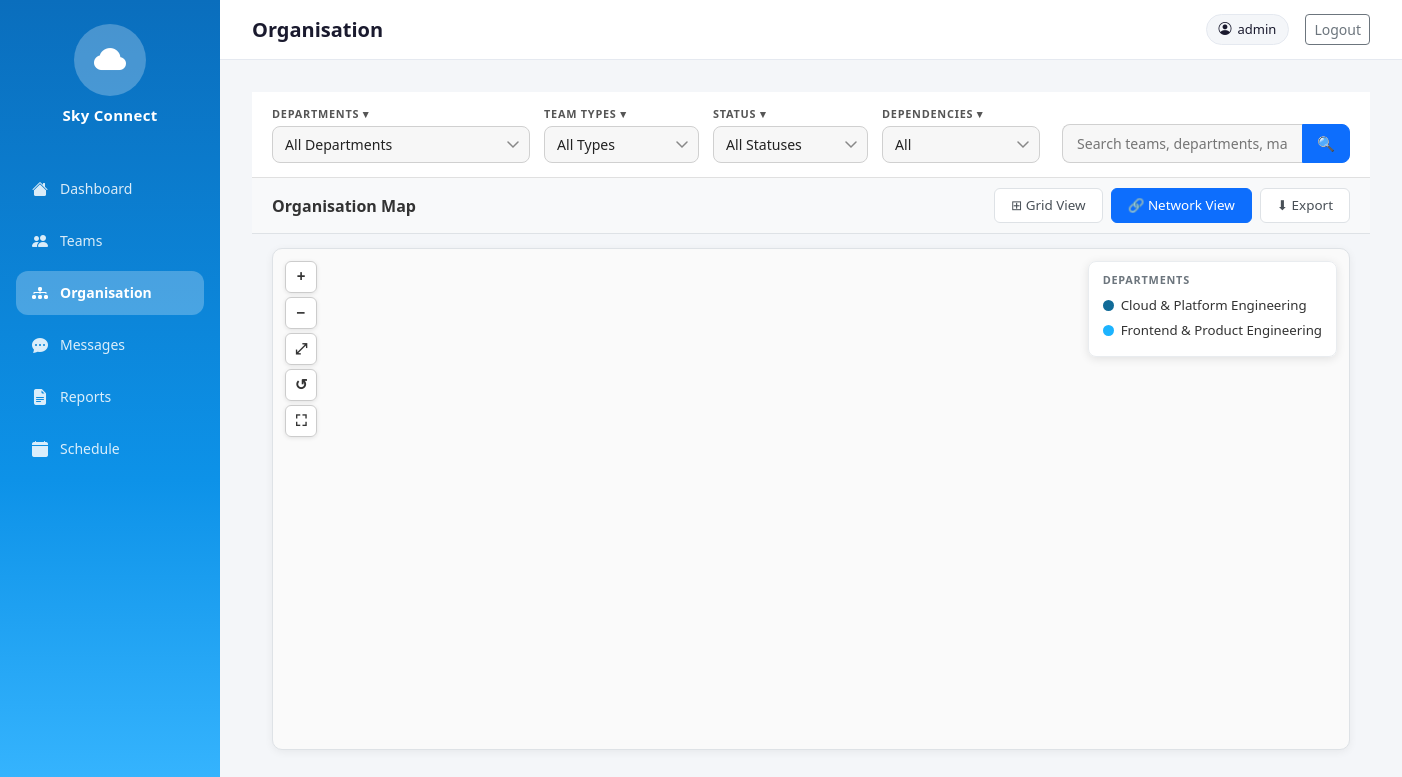
Before: /organisation/ (signed in) with the older database file.
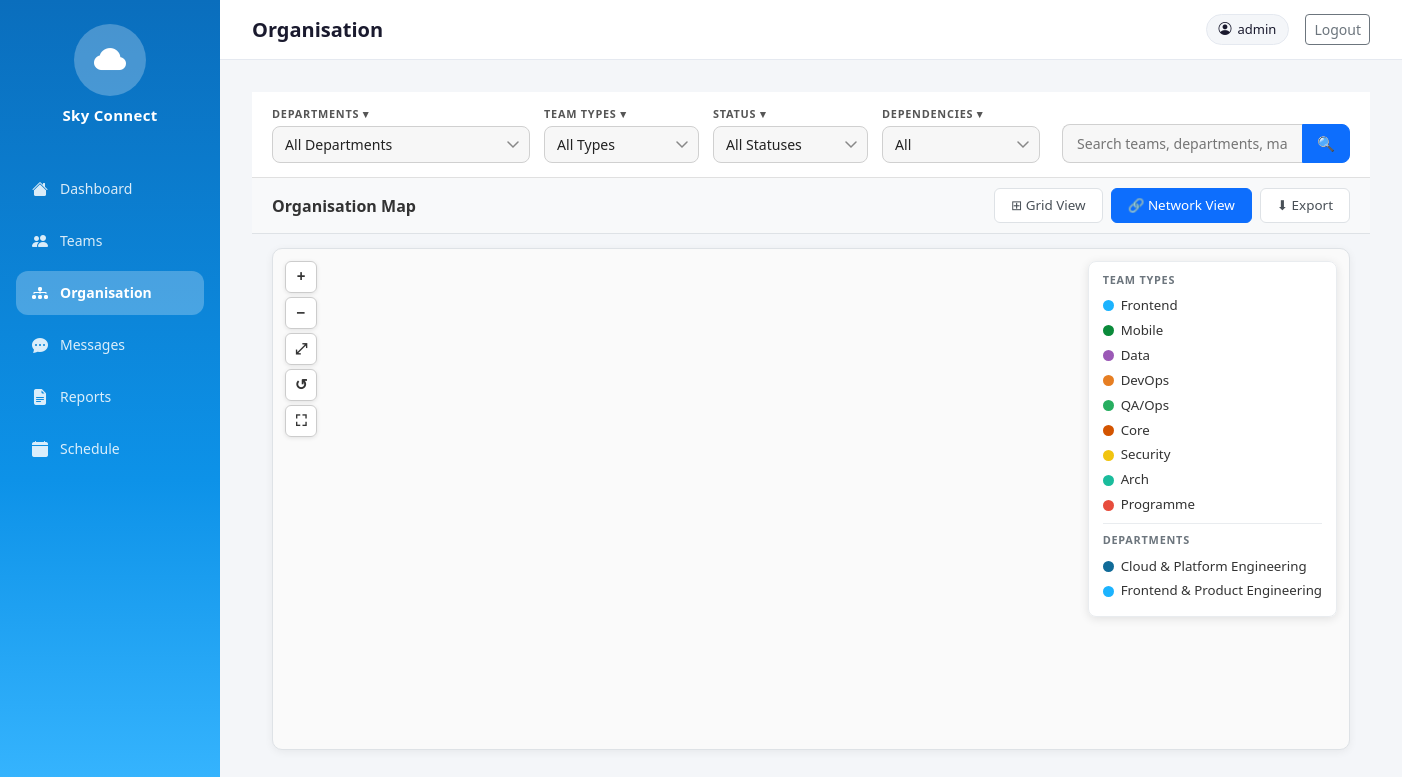
After: the same page with the newer database file.
### teams/models.py (models this page shows, shortened)
class Department(models.Model):
    name = models.CharField(max_length=200)
    description = models.TextField(blank=True)
    leader = models.CharField(max_length=200, blank=True)

### organisation/models.py (models this page shows, shortened)
class TeamType(models.Model):
    name  = models.CharField(max_length=100)
    color = models.CharField(max_length=7, default='#1CB3FE',
                             help_text='Hex colour e.g. #1CB3FE')

### organisation/views.py (the view)
# urls.py: path('', views.organisation_view, name='organisation'),
@login_required
def organisation_view(request):
    departments = Department.objects.all()
    team_types  = TeamType.objects.all()
    dept_color_map = _dept_color_map()
    type_map       = _type_assignment_map()
    dept_legend = [(d, dept_color_map.get(d.id, '#1CB3FE')) for d in departments]
    type_legend = list(team_types)
    dept_id    = request.GET.get('department', '')
    type_id    = request.GET.get('team_type', '')
    status_val = request.GET.get('status', '')
    search     = request.GET.get('search', '').strip()
    view_mode  = request.GET.get('view', 'network')
    teams = Team.objects.select_related('department').all()
    if dept_id:
        teams = teams.filter(department__id=dept_id)
    if status_val:
        teams = teams.filter(status=status_val)
    if type_id:
        assigned_ids = TeamTypeAssignment.objects.filter(
            team_type__id=type_id).values_list('team_id', flat=True)
        teams = teams.filter(id__in=assigned_ids)
    if search:
        teams = (
            teams.filter(name__icontains=search) |
            teams.filter(department__name__icontains=search) |
            teams.filter(manager__icontains=search)
        ).distinct()
    nodes, edges = _build_graph(teams, dept_color_map, type_map)
    teams_with_meta = []
    for team in teams:
        color, type_name = _team_color(team, dept_color_map, type_map)
        upstream_deps   = Dependency.objects.filter(from_team=team, dependency_type='upstream').select_related('to_team')
        downstream_deps = Dependency.objects.filter(from_team=team, dependency_type='downstream').select_related('to_team')
        teams_with_meta.append({
            'team':             team,
            'color':            color,
            'type_name':        type_name,
            'upstream_count':   upstream_deps.count(),
            'downstream_count': downstream_deps.count(),
            'upstream_teams':   [d.to_team for d in upstream_deps],
            'downstream_teams': [d.to_team for d in downstream_deps],
        })
    selected_dept = None
    if dept_id:
        try:
            selected_dept = Department.objects.get(id=dept_id)
            selected_dept.team_count_val = Team.objects.filter(department=selected_dept).count()
        except Department.DoesNotExist:
            pass
    context = {
        'departments':     departments,
        'team_types':      team_types,
        'dept_legend':     dept_legend,
        'type_legend':     type_legend,
        'status_choices':  Team.STATUS_CHOICES,
        'teams_with_meta': teams_with_meta,
        'nodes_json':      json.dumps(nodes),
        'edges_json':      json.dumps(edges),
        'dept_id':         dept_id,
        'type_id':         type_id,
        'status_val':      status_val,
        'search':          search,
        'view_mode':       view_mode,
        'selected_dept':   selected_dept,
    }
    return render(request, 'Organisation.html', context)

### organisation/views.py (called while the page is built)
def _dept_color_map():
    depts = list(Department.objects.all())
    return {d.id: DEPT_COLORS[i % len(DEPT_COLORS)] for i, d in enumerate(depts)}

def _type_assignment_map():
    return {
        a.team_id: a.team_type
        for a in TeamTypeAssignment.objects.select_related('team_type').all()
        if a.team_type
    }

def _team_color(team, dept_color_map, type_map):
    tt = type_map.get(team.id)
    if tt:
        return tt.color, tt.name
    return dept_color_map.get(team.department_id, '#1CB3FE'), None

### organisation/templates/Organisation.html (shortened to what this page needs)
{% extends 'base.html' %}
{% load static %}
{% block page_title %}<h1 class="page-heading">Organisation</h1>{% endblock %}
{% block nav_org %}active{% endblock %}
{% block extra_css %}
<link rel="stylesheet" href="{% static 'css/Organisation.css' %}">
{% endblock %}
{% block content %}
<form method="GET" action="{% url 'organisation' %}" id="filterForm">
    <div class="org-filter-bar">
        <div class="filter-dropdowns">
            <div class="filter-group">
                <label class="filter-label">DEPARTMENTS ▾</label>
                <select name="department" class="filter-select" onchange="this.form.submit()">
                    <option value="">All Departments</option>
                </select>
            </div>
            <div class="filter-group">
                <label class="filter-label">TEAM TYPES ▾</label>
                <select name="team_type" class="filter-select" onchange="this.form.submit()">
                    <option value="">All Types</option>
                </select>
            </div>
            <div class="filter-group">
                <label class="filter-label">STATUS ▾</label>
                <select name="status" class="filter-select" onchange="this.form.submit()">
                    <option value="">All Statuses</option>
                </select>
            </div>
            <div class="filter-group">
                <label class="filter-label">DEPENDENCIES ▾</label>
                <select name="dep_filter" class="filter-select">
                    <option value="">All</option>
                </select>
            </div>
        </div>
        <div class="org-search-wrap">
            <input type="text" name="search" placeholder="Search teams, departments, managers…"
                   class="org-search-input" value="{{ search }}">
            <button type="submit" class="org-search-btn">🔍</button>
        </div>
    </div>
</form>
<div class="org-map-header">
    <span class="org-map-label">Organisation Map</span>
    <div class="org-map-controls">
        <button class="view-btn {% if view_mode == 'grid' %}active{% endif %}"  onclick="switchView('grid', event)">⊞ Grid View</button>
        <button class="view-btn {% if view_mode != 'grid' %}active{% endif %}"  onclick="switchView('network', event)">🔗 Network View</button>
        <button class="ctrl-btn" onclick="exportMap()">⬇ Export</button>
    </div>
</div>
<div id="networkView" class="org-map-wrapper {% if view_mode == 'grid' %}hidden{% endif %}">
    <div class="map-zoom-controls">
        <button class="zoom-btn" onclick="zoomIn()"           title="Zoom in">+</button>
        <button class="zoom-btn" onclick="zoomOut()"          title="Zoom out">−</button>
        <button class="zoom-btn" onclick="fitGraph()"         title="Fit all">⤢</button>
        <button class="zoom-btn" onclick="refreshGraph()"     title="Refresh">↺</button>
        <button class="zoom-btn" onclick="toggleFullscreen()" title="Fullscreen">⛶</button>
    </div>
    <div id="orgChart"></div>
    <div class="legend-box">
        {% if type_legend %}
        <strong class="legend-title">Team Types</strong>
        {% for tt in type_legend %}
        <div class="legend-item">
            <span class="legend-dot" style="background:{{ tt.color }}"></span>
            <span>{{ tt.name }}</span>
        </div>
        {% endfor %}
        <div class="legend-divider"></div>
        {% endif %}
        <strong class="legend-title">Departments</strong>
        {% for dept, color in dept_legend %}
        <div class="legend-item">
            <span class="legend-dot" style="background:{{ color }}"></span>
            <span>{{ dept.name }}</span>
        </div>
        {% endfor %}
    </div>
</div>
{% endblock %}

### templates/base.html (shortened to what this page needs)
{% load static %}
<!DOCTYPE html>
<html lang="en">
<head>
    <link rel="stylesheet" href="https://cdn.jsdelivr.net/npm/bootstrap@5.3.0/dist/css/bootstrap.min.css">
    <link rel="stylesheet" href="https://cdn.jsdelivr.net/npm/bootstrap-icons@1.11.0/font/bootstrap-icons.css">
    <link rel="stylesheet" href="{% static 'css/style.css' %}">
    {% block extra_css %}{% endblock %}
</head>
<body>
<div class="app-wrapper">
    <aside class="sidebar">
        <div class="sidebar-logo">
            <div class="logo-cloud">
                <i class="bi bi-cloud-fill"></i>
            </div>
            <span class="logo-text">Sky Connect</span>
        </div>
        <nav class="sidebar-nav">
            <a href="/dashboard/" class="nav-item {% block nav_dashboard %}{% endblock %}">
                <i class="bi bi-house-fill"></i>
                <span>Dashboard</span>
            </a>
            <a href="/teams/" class="nav-item {% block nav_teams %}{% endblock %}">
                <i class="bi bi-people-fill"></i>
                <span>Teams</span>
            </a>
            <a href="/organisation/" class="nav-item {% block nav_org %}{% endblock %}">
                <i class="bi bi-diagram-3-fill"></i>
                <span>Organisation</span>
            </a>
            <a href="/messages/" class="nav-item {% block nav_messages %}{% endblock %}">
                <i class="bi bi-chat-dots-fill"></i>
                <span>Messages</span>
            </a>
             <a href="/reports/" class="nav-item {% block nav_reports %}{% endblock %}">
                <i class="bi bi-file-earmark-text-fill"></i>
                <span>Reports</span>
            </a>
            <a href="/schedule/" class="nav-item {% block nav_schedule %}{% endblock %}">
                <i class="bi bi-calendar-fill"></i>
                <span>Schedule</span>
            </a>
        </nav>
    </aside>
    <div class="main-area">
        <header class="topbar">
            <div class="topbar-left">
                {% block page_title %}{% endblock %}
            </div>
            <div class="topbar-right">
                {% if user.is_authenticated %}
                    <div class="user-pill">
                        <i class="bi bi-person-circle"></i>
                        <span>{{ user.username }}</span>
                    </div>
                    <a href="/signin/" class="btn btn-sm btn-outline-secondary ms-2">Logout</a>
                {% else %}
                    <a href="/signin/" class="btn btn-sm btn-outline-primary me-2">Login</a>
                    <a href="/signup/" class="btn btn-sm btn-primary">Sign Up</a>
                {% endif %}
            </div>
        </header>
        <main class="page-content">
            {% block content %}{% endblock %}
        </main>
    </div>
</div>
</body>
</html>

### static/css/style.css (style rules this page uses)
:root { --sky-blue: #0072ce; --sky-blue-dark: #005aa0; --sky-blue-light: #3399e0; --sidebar-bg: linear-gradient(180deg, #0a6ebd 0%, #0d92e8 60%, #38b6ff 100%); --sidebar-width: 220px; --topbar-height: 60px; --text-dark: #1a1a2e; --text-muted: #6c757d; --bg-light: #f4f6f9; --card-bg: #ffffff; --border-color: #e5e9f0; --active-badge: #22c55e; --inactive-badge: #94a3b8; --restructuring-badge: #f59e0b; --upstream-color: #3b82f6; --downstream-color: #ec4899; }
* { box-sizing: border-box; margin: 0; padding: 0; }
body { font-family: 'Segoe UI', sans-serif; background: var(--bg-light); color: var(--text-dark); }
.app-wrapper { display: flex; min-height: 100vh; }
.sidebar { width: var(--sidebar-width); background: var(--sidebar-bg); display: flex; flex-direction: column; position: fixed; top: 0; left: 0; height: 100vh; z-index: 100; padding: 1.5rem 1rem; }
.sidebar-logo { display: flex; flex-direction: column; align-items: center; margin-bottom: 2.5rem; gap: 8px; }
.logo-cloud { width: 72px; height: 72px; background: rgba(255, 255, 255, 0.25); border-radius: 50%; display: flex; align-items: center; justify-content: center; font-size: 2rem; color: white; }
.logo-text { color: white; font-size: 15px; font-weight: 700; letter-spacing: 0.3px; }
.sidebar-nav { display: flex; flex-direction: column; gap: 8px; }
.nav-item { display: flex; align-items: center; gap: 12px; padding: 10px 16px; border-radius: 12px; color: rgba(255, 255, 255, 0.85); text-decoration: none; font-size: 14px; font-weight: 500; transition: background 0.2s, color 0.2s; }
.nav-item.active { background: rgba(255, 255, 255, 0.25); color: white; font-weight: 600; }
.nav-item i { font-size: 16px; }
.main-area { margin-left: var(--sidebar-width); flex: 1; display: flex; flex-direction: column; min-height: 100vh; }
.topbar { height: var(--topbar-height); background: white; border-bottom: 1px solid var(--border-color); display: flex; align-items: center; justify-content: space-between; padding: 0 2rem; position: sticky; top: 0; z-index: 50; }
.topbar-left h1 { font-size: 20px; font-weight: 600; color: var(--text-dark); }
.topbar-right { display: flex; align-items: center; gap: 8px; }
.user-pill { display: flex; align-items: center; gap: 6px; background: var(--bg-light); border: 1px solid var(--border-color); padding: 5px 12px; border-radius: 20px; font-size: 13px; font-weight: 500; }
.page-content { padding: 2rem; flex: 1; }
.filter-select { padding: 8px 32px 8px 12px; border: 1px solid var(--border-color); border-radius: 8px; font-size: 14px; background: white; outline: none; cursor: pointer; appearance: none; background-repeat: no-repeat; background-position: right 10px center; }

Changed rows visible on the page:
added TeamType: name "Frontend"
added TeamType: name "Mobile"
added TeamType: name "Data"
added TeamType: name "DevOps"
added TeamType: name "QA/Ops"
added TeamType: name "Core"
added TeamType: name "Security"
added TeamType: name "Arch"
added TeamType: name "Programme"
Other visible differences:
text now shown: "TEAM TYPES"
